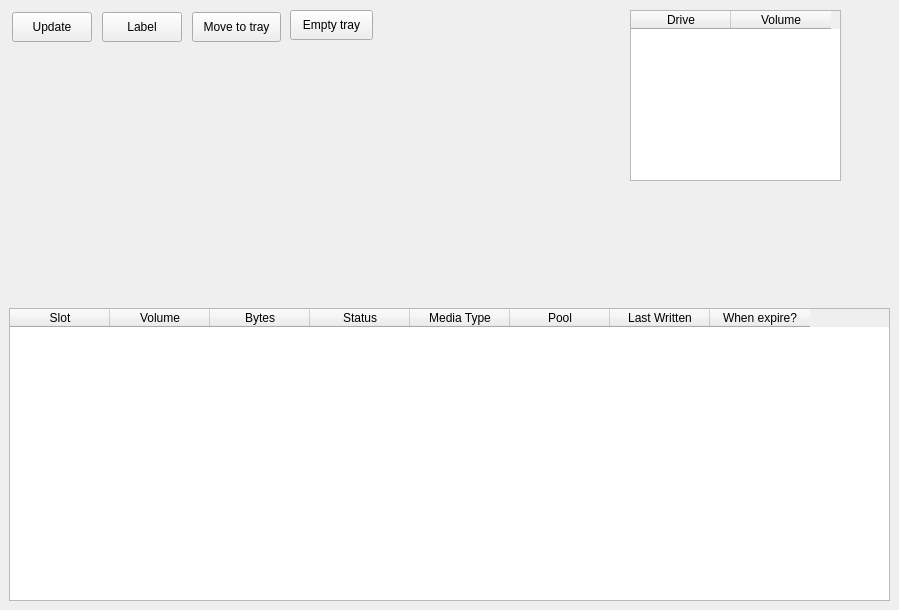
<ui version="4.0" >
 <class>Form</class>
 <widget class="QWidget" name="Form" >
  <property name="geometry" >
   <rect>
    <x>0</x>
    <y>0</y>
    <width>899</width>
    <height>610</height>
   </rect>
  </property>
  <property name="windowTitle" >
   <string>Form</string>
  </property>
  <widget class="QTableWidget" name="tableContent" >
   <property name="geometry" >
    <rect>
     <x>9</x>
     <y>308</y>
     <width>881</width>
     <height>293</height>
    </rect>
   </property>
   <column>
    <property name="text" >
     <string>Slot</string>
    </property>
   </column>
   <column>
    <property name="text" >
     <string>Volume</string>
    </property>
   </column>
   <column>
    <property name="text" >
     <string>Bytes</string>
    </property>
   </column>
   <column>
    <property name="text" >
     <string>Status</string>
    </property>
   </column>
   <column>
    <property name="text" >
     <string>Media Type</string>
    </property>
   </column>
   <column>
    <property name="text" >
     <string>Pool</string>
    </property>
   </column>
   <column>
    <property name="text" >
     <string>Last Written</string>
    </property>
   </column>
   <column>
    <property name="text" >
     <string>When expire?</string>
    </property>
   </column>
  </widget>
  <widget class="QTableWidget" name="tableWidget_2" >
   <property name="geometry" >
    <rect>
     <x>630</x>
     <y>10</y>
     <width>211</width>
     <height>171</height>
    </rect>
   </property>
   <column>
    <property name="text" >
     <string>Drive</string>
    </property>
   </column>
   <column>
    <property name="text" >
     <string>Volume</string>
    </property>
   </column>
  </widget>
  <widget class="QPushButton" name="pushButton" >
   <property name="geometry" >
    <rect>
     <x>12</x>
     <y>12</y>
     <width>80</width>
     <height>30</height>
    </rect>
   </property>
   <property name="text" >
    <string>Update</string>
   </property>
  </widget>
  <widget class="QPushButton" name="pushButton_2" >
   <property name="geometry" >
    <rect>
     <x>102</x>
     <y>12</y>
     <width>80</width>
     <height>30</height>
    </rect>
   </property>
   <property name="text" >
    <string>Label</string>
   </property>
  </widget>
  <widget class="QPushButton" name="pushButton_3" >
   <property name="geometry" >
    <rect>
     <x>192</x>
     <y>12</y>
     <width>89</width>
     <height>30</height>
    </rect>
   </property>
   <property name="text" >
    <string>Move to tray</string>
   </property>
  </widget>
  <widget class="QPushButton" name="pushButton_4" >
   <property name="geometry" >
    <rect>
     <x>290</x>
     <y>10</y>
     <width>83</width>
     <height>30</height>
    </rect>
   </property>
   <property name="text" >
    <string>Empty tray</string>
   </property>
  </widget>
 </widget>
 <resources>
  <include location="../main.qrc" />
 </resources>
 <connections/>
</ui>
